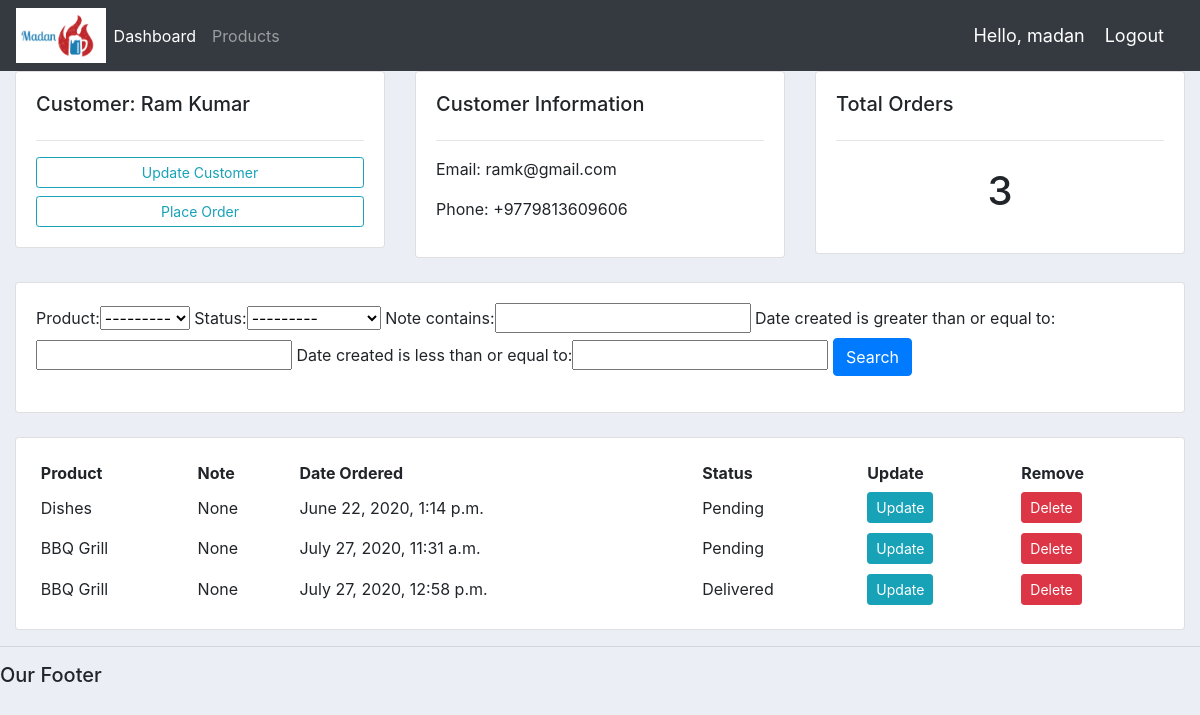
Page /customer/1 (signed in) on the committed database.
### accounts/models.py (models this page shows, shortened)
class Customer(models.Model):
    user = models.OneToOneField(User, null=True, blank=True, on_delete=models.CASCADE)
    name = models.CharField(max_length=200, null=True)
    phone = models.CharField(max_length=200, null=True)
    email = models.CharField(max_length=200, null=True)
    profile_pic = models.ImageField(default='profile2.png', null=True, blank=True)
    date_created = models.DateTimeField(auto_now_add=True, null=True)

class Order(models.Model):
    STATUS = (
        ('Pending', 'Pending'),
        ('Out of delivery', 'Out of delivery'),
        ('Delivered', 'Delivered'),
    )
    customer = models.ForeignKey(Customer, null=True, on_delete=models.SET_NULL)
    product = models.ForeignKey(Product, null=True, on_delete=models.SET_NULL)
    date_created = models.DateTimeField(auto_now_add=True, null=True)
    status = models.CharField(max_length=200, null=True, choices=STATUS)
    note = models.CharField(max_length=100, null=True)

class Product(models.Model):
    CATEGORY = (
        ('Indoor', 'Indoor'),
        ('Out Door', 'Out Door'),
    )
    name = models.CharField(max_length=200, null=True)
    price = models.FloatField(null=True)
    category = models.CharField(max_length=200, null=True, choices=CATEGORY)
    description = models.CharField(max_length=200, null=True, blank=True)
    date_created = models.DateTimeField(auto_now_add=True, null=True)
    tags = models.ManyToManyField(Tag)
    def __str__(self):
        return self.name

### accounts/decoraters.py (the view)
        def wrapper_func(request, *args, **kwargs):
            group = None
            if request.user.groups.exists():
                group = request.user.groups.all()[0].name
            if group in allowed_roles:
                return view_func(request, *args, **kwargs)
            else:
                return HttpResponse('You are not authorized to view this page')

### accounts/decoraters.py (called while the page is built)
def allowed_users(allowed_roles=[]):
    def decorator(view_func):
        def wrapper_func(request, *args, **kwargs):
            group = None
            if request.user.groups.exists():
                group = request.user.groups.all()[0].name
            if group in allowed_roles:
                return view_func(request, *args, **kwargs)
            else:
                return HttpResponse('You are not authorized to view this page')
        return wrapper_func
    return decorator

### accounts/views.py (called while the page is built)
@login_required(login_url='login')
@allowed_users(allowed_roles=['admin'])
def customer(request, pk):
    customer = Customer.objects.get(id=pk)
    orders = customer.order_set.all()
    orders_count = orders.count()
    myFilter = OrderFilter(request.GET, queryset=orders)
    orders = myFilter.qs
    context = {'customer': customer, 'orders': orders, 'orders_count': orders_count, 'myFilter': myFilter}
    return render(request, 'accounts/customer.html', context)

### accounts/templates/accounts/customer.html
{% extends 'accounts/main.html' %}
{% block content %}
<div class="container-fluid">
    <div class="row">
        <div class="col-md">
            <div class="card card-body">
                <h5>Customer: {{customer.name}}</h5>
                <hr>
                <a href="" class="btn btn-outline-info btn-sm btn-block">
                    Update Customer
                </a>
                <a href="{% url 'create_order' customer.id %}" class="btn btn-outline-info btn-sm btn-block">
                    Place Order
                </a>
            </div>
        </div>
        <div class="col-md">
            <div class="card card-body">
                <h5>Customer Information</h5>
                <hr>
                <p>Email: {{customer.email}}</p>
                <p>Phone: {{customer.phone}}</p>
            </div>
        </div>
        <div class="col-md">
            <div class="card card-body">
                <h5>Total Orders</h5>
                <hr>
                <h1 style="text-align: center; padding:10px">{{orders_count}}</h1>
            </div>
        </div>
    </div>
    <br>
    <div class="row">
        <div class="col">
            <div class="card card-body">
                <form method="get">
                    {{myFilter.form}}
                    <button class="btn btn-primary" type="submit">Search</button>
                </form>
            </div>
        </div>
    </div>
    <br>
    <div class="row">
        <div class="col-md">
            <div class="card card-body">
                <table class="table-sm">
                    <tr>
                        <th>Product</th>
                        <th>Note</th>
                        <th>Date Ordered</th>
                        <th>Status</th>
                        <th>Update</th>
                        <th>Remove</th>
                    </tr>
                    {% for order in orders %}
                    <tr>
                        <td>{{order.product}}</td>
                        <td>{{order.note}}</td>
                        <td>{{order.date_created}}</td>
                        <td>{{order.status}}</td>
                        <td><a href="{% url 'update_order' order.id %}" class="btn btn-sm btn-info">Update</a></td>
                        <td><a href="{% url 'delete_order' order.id %}" class="btn btn-sm btn-danger">Delete</a></td>
                    </tr>
                    {% endfor %}
                </table>
            </div>
        </div>
    </div>
</div>
{% endblock %}

### accounts/templates/accounts/navbar.html (shortened to what this page needs)
{% load static %}
<nav class="navbar navbar-expand-lg navbar-dark bg-dark">
    <img src="{% static '/images/logo.png' %}" height="55px">
    <div class="collapse navbar-collapse" id="navbarNav">
        <ul class="navbar-nav">
            {% if request.user.is_staff %}
            <li class="nav-item active">
                <a class="nav-link" href="{% url 'home' %}">Dashboard</a>
            </li>
            <li class="nav-item">
                <a class="nav-link" href="{% url 'products' %}">Products</a>
            </li>
            {% else %}
            <li class="nav-item">
                <a class="nav-link" href="{% url 'account' %}">Settings</a>
            </li>
            {% endif %}
        </ul>
    </div>
    <span class="hello-msg">Hello, {{request.user}}</span>
    <span><a class="hello-msg" href="{% url 'logout' %}">Logout</a></span>
</nav>

### static/css/main.css (style rules this page uses)
body { background-color:#ebeff5; }

### accounts/templates/accounts/navbar.html (style rules this page uses)
.hello-msg { font-size:18px; color:#fff; margin-right: 20px; }

### rows in the picture
Customer: name "Ram Kumar", email "ramk@gmail.com", phone "+9779813609606"
Order: product "Dishes", note "None", date_created "June 22, 2020, 1:14 p.m.", status "Pending"
Order: product "BBQ Grill", note "None", date_created "July 27, 2020, 11:31 a.m.", status "Pending"
Order: product "BBQ Grill", note "None", date_created "July 27, 2020, 12:58 p.m.", status "Delivered"

### other values in the picture
{{ request.user }} "madan"
{{ orders_count }} "3"
